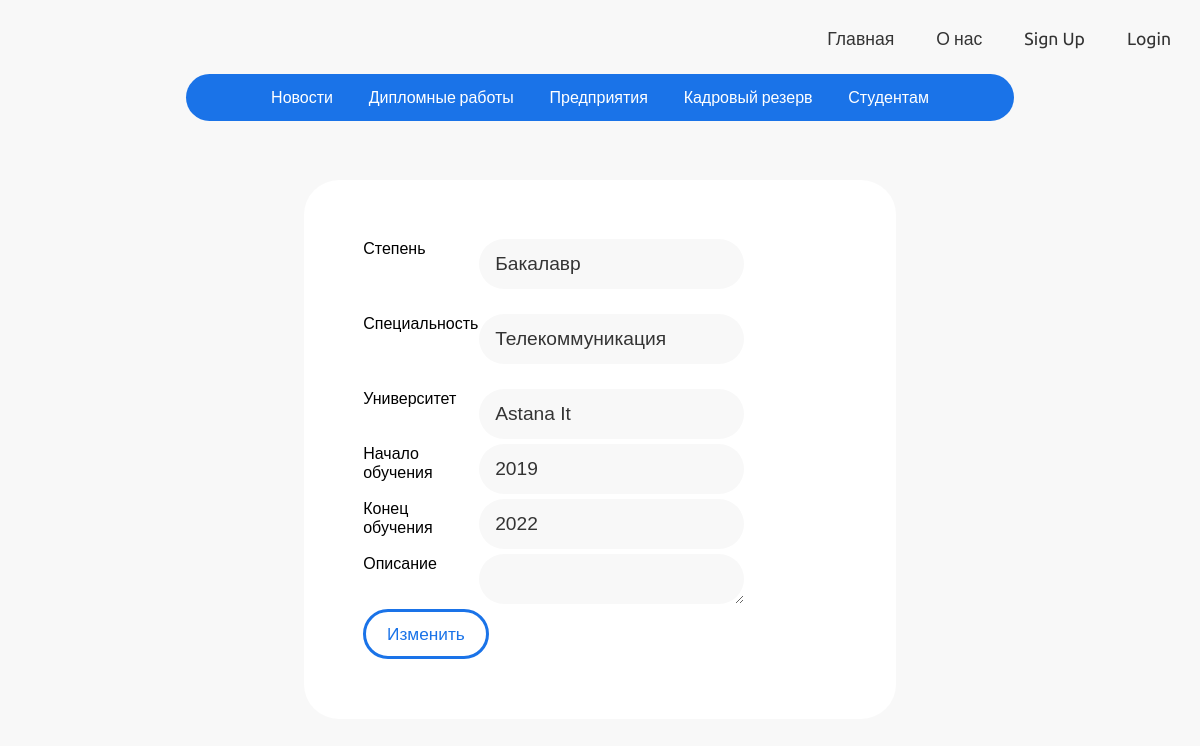
Screenshot of /editProfile/edit_education_experience.php?id=12 with the database file from the repository.
### tables this page shows
CREATE TABLE `user_profile_education` (
  `id` int(11) NOT NULL,
  `user_id` int(11) NOT NULL,
  `degree` text NOT NULL,
  `major` text NOT NULL,
  `university` text NOT NULL,
  `starting_year` int(11) NOT NULL,
  `ending_year` int(11) NOT NULL,
  `description` text NOT NULL
);

### app/database/db.php (called while the page is built, shortened)
<?php
require('connect.php');
function executeQuery($sql, $data)
{
    global $conn;
    $stmt = $conn->prepare($sql);
    $values = array_values($data);
    $types = str_repeat('s', count($values));
    $stmt->bind_param($types, ...$values);
    $stmt->execute();
    return $stmt;
}
function selectOne($table, $conditions)
{
    $sql = "SELECT * FROM $table";
    $i = 0;
    foreach ($conditions as $key => $value) {
        if ($i === 0) {
            $sql = $sql . " WHERE $key=?";
        } else {
            $sql = $sql . " AND $key=?";
        }
        $i++;
    }
    $sql = $sql . " LIMIT 1";
    $stmt = executeQuery($sql, $conditions);
    $records = $stmt->get_result()->fetch_assoc();
    return $records;
}

### app/controllers/education_ex.php (called while the page is built, shortened)
<?php
include_once(ROOT_PATH . "/app/database/db.php");
function get_education_info($id){
    return selectOne('user_profile_education', ['id' => $id]);
}

### editProfile/edit_education_experience.php (the view, shortened to what this page needs)
<?php
    include(ROOT_PATH . "/app/controllers/education_ex.php");
    $id = $_GET["id"];
    $education_info = get_education_info($id);
?>
<!DOCTYPE html>
<html lang="en">
    <head>
        <link rel="stylesheet"
            href="https://use.fontawesome.com/releases/v5.7.2/css/all.css"
>
        <link rel="stylesheet" href="./../assets/css/style.css">
        <link rel="stylesheet" href="./../assets/css/forms.css">
    </head>
    <body>
    <?php include(ROOT_PATH . "/app/includes/header.php"); ?>
        <div class="page-wrapper">
            <div class="post-content">
                <div class="content">
                    <form class="form-div" action="#" method="post">
                        <div class="form-div-row">
                            <label>Степень</label>
                            <input type="text" name="degree" value='<?php echo $education_info['degree'] ?>' class="text-input">
                        </div>
                        <div class="form-div-row">
                            <label>Специальность</label>
                            <input type="text" name="major" value='<?php echo $education_info['major'] ?>'  class="text-input">
                        </div>
                        <div class="form-div-row">
                            <label>Университет</label>
                            <input type="text" name="university" value='<?php echo $education_info['university'] ?>'  class="text-input">
                        </div>
                        <div class="form-div-row">
                            <label>Начало обучения</label>
                            <input type="text" name="starting_year" value='<?php echo $education_info['starting_year'] ?>' class="text-input">
                        </div>
                        <div class="form-div-row">
                            <label>Конец обучения</label>
                            <input type="text" name="ending_year" value='<?php echo $education_info['ending_year'] ?>' class="text-input">
                        </div>
                        <div class="form-div-row">
                            <label>Описание</label>
                            <textarea name="description"><?php echo $education_info['description'] ?></textarea>
                        </div>
                        <div>
                            <button type="submit" name="update-education" class="btn btn-big" >Изменить</button>
                        </div>
                    </form>
                </div>
            </div>
        </div>
    </body>
</html>

### assets/css/style.css (style rules this page uses)
:root { --primary-color: #1a73e8; --secondary-color:#D9376E; --third-color:#e9e3ff; --misc-color:#438CEA; --text-color:#343434; --page-color:#EFF0F3; }
* { box-sizing: border-box; }
html, body { font-family: 'Ubuntu', sans-serif; background: #f8f8f8; display:flex; flex-direction:column; }
.btn { padding: 0.5rem 1rem; background:none; color: var(--primary-color); border: 3px solid var(--primary-color); border-radius: 0.25rem; font-size: 1.08em; border-radius: 25px; }
.btn-big { padding: 0.7rem 1.3rem; line-height: 1.3rem; border: 3px solid var(--primary-color); background: transparent; border-radius: 25px; color: var(--primary-color) !important; }
.text-input { background-color: var(--page-color); padding: 0.7rem 1rem; display: block; width: 100%; border-radius: 25px; border: 0px solid #e0e0e0; outline: none; color: var(--text-color); line-height: 1.5rem; font-size: 1.2em; transition: transform .2s; }
.page-wrapper { min-height: 100%; }

### assets/css/forms.css (style rules this page uses)
.content { margin: 5% 0 5% 0%; }
.form-div { margin: auto; width: 50%; background-color: white; padding: 5%; border-radius: 35px; display: grid; grid-auto-flow: row dense; grid-auto-rows: 1fr; grid-template-columns: 70%; grid-template-rows: 70px 70px; gap: 5px 5px; grid-template-areas: "." "."; }
.form-div-row { display: grid; grid-auto-flow: row dense; grid-auto-rows: 1fr; grid-template-columns: 20% 80%; grid-template-rows: 50px; gap: 5px 15%; grid-template-areas: ". ."; }
.form-div input { background-color: #f8f8f8; }
.form-div textarea { border: solid 5px var(--primary-color); min-width: 100%; max-width: 100%; border: none; background-color: #f8f8f8; }
form { background-color: white; border-radius: 35px; padding: 25px; width: 70%; margin: 0 auto; }
textarea { border: none; max-width: 50%; min-width: 50%; height: 50px; max-height: 100px; min-height: 50px; background-color: var(--page-color); border-radius: 25px; padding: 15px; }

### rows the page displays
user_profile_education: degree "Бакалавр", major "Телекоммуникация", university "Astana It", starting_year "2019", ending_year "2022"
